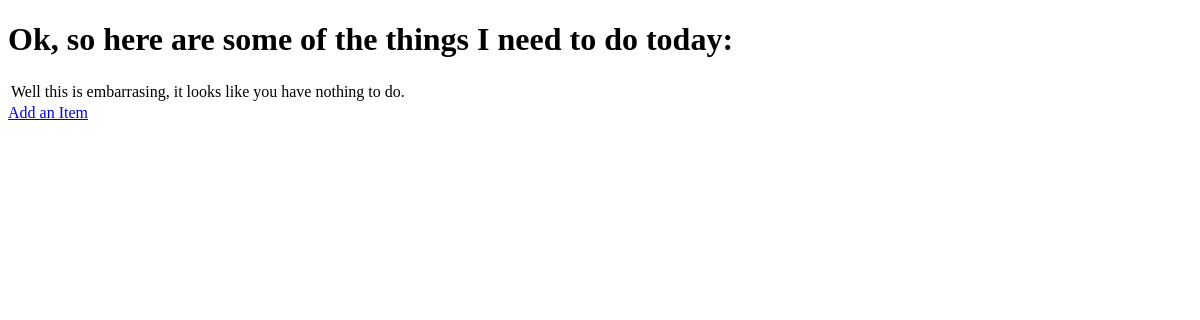
/, run on an earlier commit of the app's database.
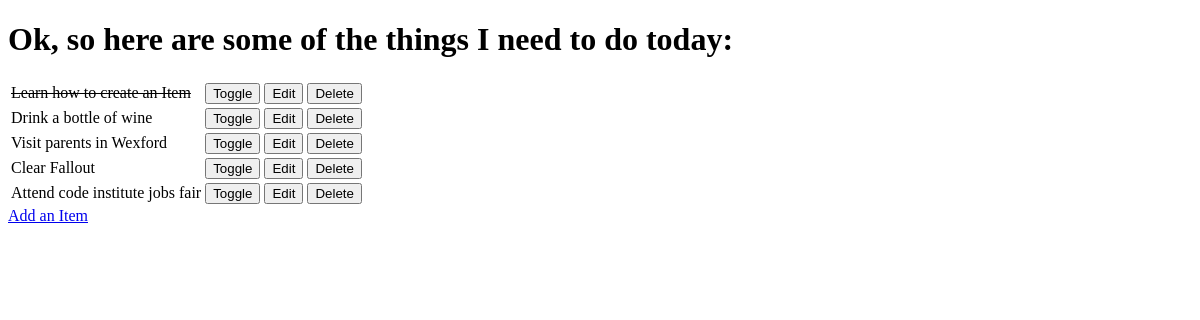
And on a later commit of the database.
### todo/models.py (models this page shows, shortened)
class Item(models.Model):
    name = models.CharField(max_length=50, null=False, blank=False)
    done = models.BooleanField(null=False, blank=False, default=False)

### todo/views.py (the view)
# urls.py: path('', views.get_todo_list, name='get_todo_list'),
def get_todo_list(request):
    items = Item.objects.all()
    context = {
        'items': items
    }
    return render(request, "todo/todo_list.html", context)

### todo/templates/todo/todo_list.html (shortened to what this page needs)
<!DOCTYPE html>
<html lang="en">
<head>
</head>
<body>
    <h1>Ok, so here are some of the things I need to do today: </h1>
    <table>
        {% for item in items %}
        <tr>
        {% if item.done %}
        <td><strike>{{ item.name }}</strike></td>
        {% else %}
        <td>{{ item.name }}</td>
        {% endif %}
        <td>
            <a href="/toggle/{{ item.id }}">
                <button>Toggle</button>
            </a>
        </td>
        <td>
            <a href="/edit/{{ item.id }}">
                <button>Edit</button>
            </a>
        </td>
        <td>
            <a href="/delete/{{ item.id }}">
                <button>Delete</button>
            </a>
        </td>
        </tr>
        {% empty %}
        <tr><td>Well this is embarrasing, it looks like you have nothing to do.</td></tr>
        {% endfor %}
    </table>
    <a href="/add">Add an Item</a>
</body>
</html>

What changed in the data, as far as the page shows it:
added Item: name "Learn how to create an Item"
added Item: name "Drink a bottle of wine"
added Item: name "Visit parents in Wexford"
added Item: name "Clear Fallout"
added Item: name "Attend code institute jobs fair"
Also different on the page:
text no longer shown: "Well this is embarrasing, it looks like you have nothing to do."
